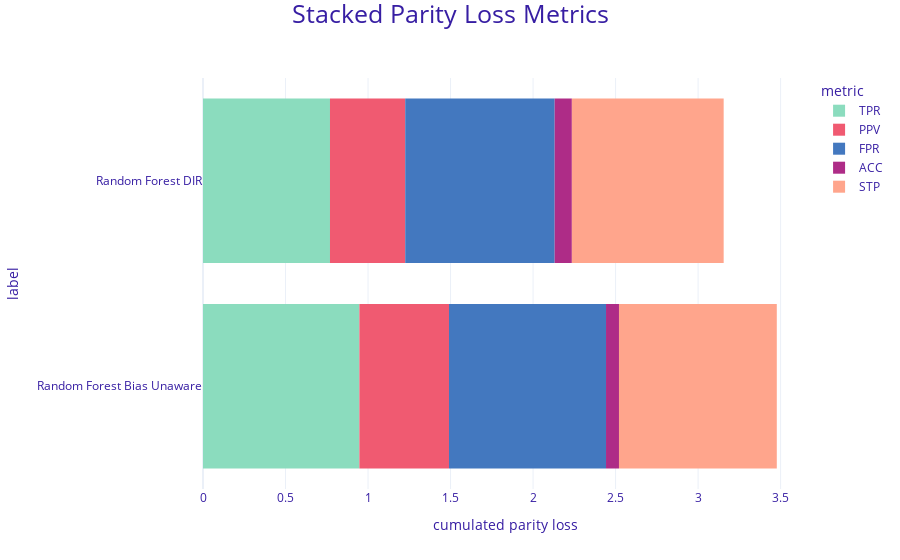

Here is the notebook cell this chart was saved with:
### Code cell
# We can see a small drop in parity loss
mf_tree.plot(objects=[mf_tree_aware], type='stacked')

### Figure 1 — Plotly figure (JSON) as saved in the notebook; plotly's stock layout.template omitted (floating-point values rounded to 4 significant figures)
{"data": [{"alignmentgroup": "True", "customdata": [[0.948, "TPR"], [0.769, "TPR"]], "hovertemplate": "<b>%{label}</b><br>Metric: %{customdata[1]}<br>Parity loss: %{customdata[0]}<br><extra></extra>", "legendgroup": "TPR", "marker": {"color": "#8bdcbe", "line": {"width": 0}, "pattern": {"shape": ""}}, "name": "TPR", "offsetgroup": "TPR", "orientation": "h", "showlegend": true, "textposition": "auto", "type": "bar", "x": [0.9475, 0.7694], "xaxis": "x", "y": ["Random Forest Bias Unaware", "Random Forest DIR"], "yaxis": "y"}, {"alignmentgroup": "True", "customdata": [[0.543, "PPV"], [0.456, "PPV"]], "hovertemplate": "<b>%{label}</b><br>Metric: %{customdata[1]}<br>Parity loss: %{customdata[0]}<br><extra></extra>", "legendgroup": "PPV", "marker": {"color": "#f05a71", "line": {"width": 0}, "pattern": {"shape": ""}}, "name": "PPV", "offsetgroup": "PPV", "orientation": "h", "showlegend": true, "textposition": "auto", "type": "bar", "x": [0.543, 0.4558], "xaxis": "x", "y": ["Random Forest Bias Unaware", "Random Forest DIR"], "yaxis": "y"}, {"alignmentgroup": "True", "customdata": [[0.952, "FPR"], [0.906, "FPR"]], "hovertemplate": "<b>%{label}</b><br>Metric: %{customdata[1]}<br>Parity loss: %{customdata[0]}<br><extra></extra>", "legendgroup": "FPR", "marker": {"color": "#4378bf", "line": {"width": 0}, "pattern": {"shape": ""}}, "name": "FPR", "offsetgroup": "FPR", "orientation": "h", "showlegend": true, "textposition": "auto", "type": "bar", "x": [0.9515, 0.9057], "xaxis": "x", "y": ["Random Forest Bias Unaware", "Random Forest DIR"], "yaxis": "y"}, {"alignmentgroup": "True", "customdata": [[0.079, "ACC"], [0.104, "ACC"]], "hovertemplate": "<b>%{label}</b><br>Metric: %{customdata[1]}<br>Parity loss: %{customdata[0]}<br><extra></extra>", "legendgroup": "ACC", "marker": {"color": "#ae2c87", "line": {"width": 0}, "pattern": {"shape": ""}}, "name": "ACC", "offsetgroup": "ACC", "orientation": "h", "showlegend": true, "textposition": "auto", "type": "bar", "x": [0.07852, 0.1041], "xaxis": "x", "y": ["Random Forest Bias Unaware", "Random Forest DIR"], "yaxis": "y"}, {"alignmentgroup": "True", "customdata": [[0.956, "STP"], [0.92, "STP"]], "hovertemplate": "<b>%{label}</b><br>Metric: %{customdata[1]}<br>Parity loss: %{customdata[0]}<br><extra></extra>", "legendgroup": "STP", "marker": {"color": "#ffa58c", "line": {"width": 0}, "pattern": {"shape": ""}}, "name": "STP", "offsetgroup": "STP", "orientation": "h", "showlegend": true, "textposition": "auto", "type": "bar", "x": [0.9563, 0.9198], "xaxis": "x", "y": ["Random Forest Bias Unaware", "Random Forest DIR"], "yaxis": "y"}], "layout": {"barmode": "relative", "font": {"color": "#371ea3"}, "legend": {"title": {"text": "metric"}, "tracegroupgap": 0}, "margin": {"b": 71, "r": 30, "t": 78}, "title": {"font": {"size": 25}, "text": "Stacked Parity Loss Metrics", "x": 0.5, "y": 0.99}, "xaxis": {"anchor": "y", "domain": [0, 1], "title": {"text": "cumulated parity loss"}}, "yaxis": {"anchor": "x", "domain": [0, 1], "showgrid": false, "title": {"text": "label"}, "zeroline": false}}}
